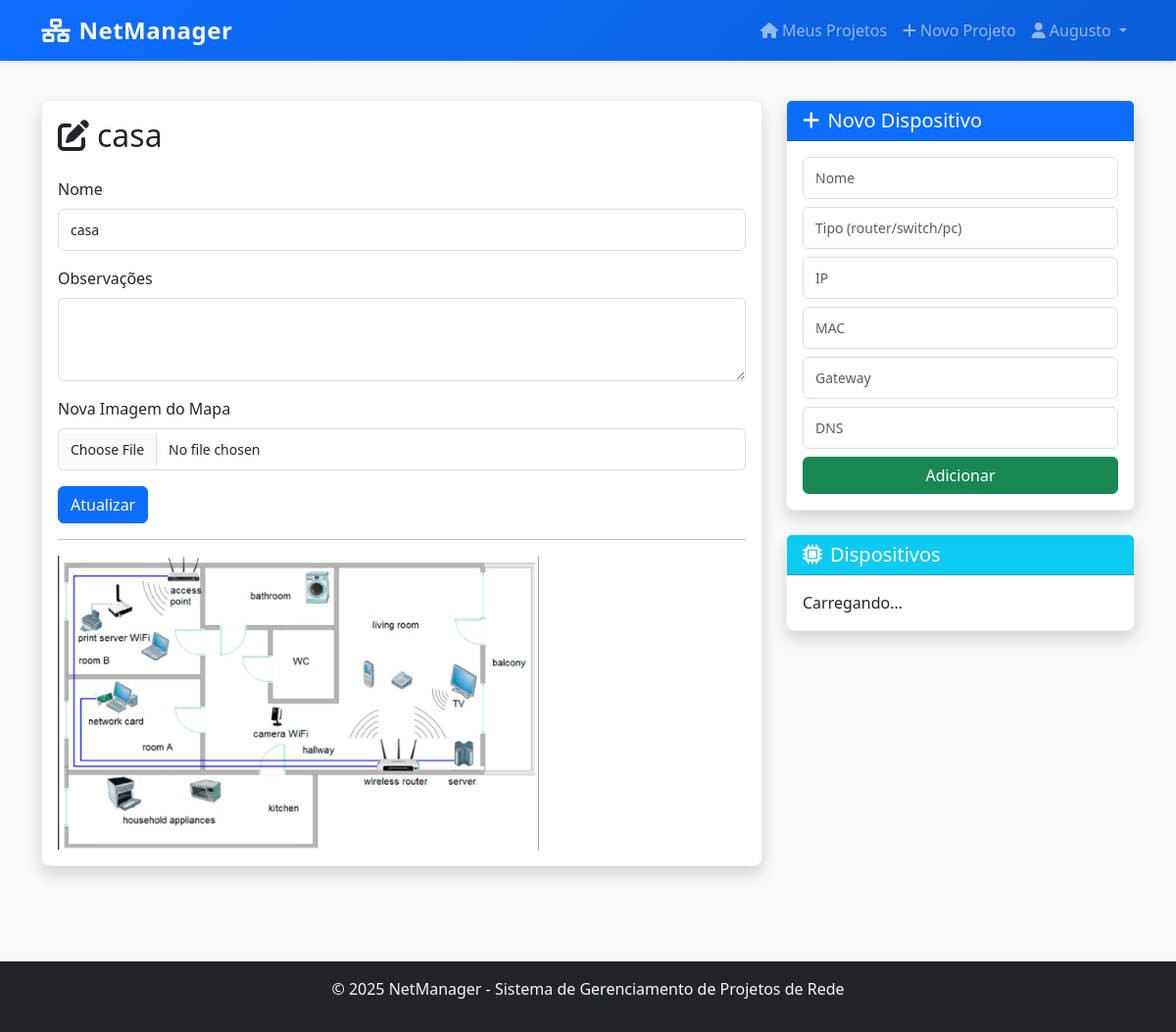
The app's page /project/4/edit (signed in) with its own data.
### app/models.py (models this page shows, shortened)
class User(UserMixin, db.Model):
    id = db.Column(db.Integer, primary_key=True)
    username = db.Column(db.String(100), unique=True, nullable=False)
    email = db.Column(db.String(150), unique=True, nullable=False)
    password_hash = db.Column(db.String(255), nullable=False)
    created_at = db.Column(db.DateTime, default=datetime.utcnow)
    projects = db.relationship('Project', backref='owner', cascade='all, delete-orphan')

class Project(db.Model):
    id = db.Column(db.Integer, primary_key=True)
    user_id = db.Column(db.Integer, db.ForeignKey('user.id'), nullable=False)
    name = db.Column(db.String(150), nullable=False)
    map_filename = db.Column(db.String(300))
    notes = db.Column(db.Text)
    created_at = db.Column(db.DateTime, default=datetime.utcnow)
    updated_at = db.Column(db.DateTime, default=datetime.utcnow, onupdate=datetime.utcnow)
    devices = db.relationship('Device', backref='project', cascade='all, delete-orphan')

### app/routes.py (the view, shortened to what this page needs)
@projects_bp.route('/project/<int:pid>/edit', methods=['GET', 'POST'])
@login_required
def edit_project(pid):
    project = Project.query.get_or_404(pid)
    if project.user_id != current_user.id:
        flash('Você não tem permissão para acessar este projeto.', 'danger')
        return redirect(url_for('projects.index'))
    return render_template('project_edit.html', project=project)

### app/templates/project_edit.html (shortened to what this page needs)
{% extends "base.html" %}
{% block content %}
<div class="row">
    <div class="col-lg-8">
        <div class="card shadow mb-4">
            <div class="card-body">
                <h2 class="card-title mb-4">
                    <i class="fas fa-edit me-2"></i>{{ project.name }}
                </h2>
                <form method="POST" enctype="multipart/form-data">
                    <div class="mb-3">
                        <label for="name" class="form-label">Nome</label>
                        <input type="text" class="form-control" id="name" name="name" value="{{ project.name }}" required>
                    </div>
                    <div class="mb-3">
                        <label for="notes" class="form-label">Observações</label>
                        <textarea class="form-control" id="notes" name="notes" rows="3">{{ project.notes or '' }}</textarea>
                    </div>
                    <div class="mb-3">
                        <label for="map" class="form-label">Nova Imagem do Mapa</label>
                        <input type="file" class="form-control" id="map" name="map" accept="image/png,image/jpeg,image/jpg">
                    </div>
                    <button type="submit" class="btn btn-primary">Atualizar</button>
                </form>
                {% if project.map_filename %}
                <hr>
                <img src="{{ url_for('projects.uploaded_file', filename=project.map_filename) }}" class="img-fluid" style="max-height: 300px;">
                {% endif %}
            </div>
        </div>
    </div>
    <div class="col-lg-4">
        <div class="card shadow mb-4">
            <div class="card-header bg-primary text-white">
                <h5 class="mb-0"><i class="fas fa-plus me-2"></i>Novo Dispositivo</h5>
            </div>
            <div class="card-body">
                <form id="devForm">
                    <input type="text" id="devName" class="form-control mb-2" placeholder="Nome">
                    <input type="text" id="devType" class="form-control mb-2" placeholder="Tipo (router/switch/pc)">
                    <input type="text" id="devIp" class="form-control mb-2" placeholder="IP">
                    <input type="text" id="devMac" class="form-control mb-2" placeholder="MAC">
                    <input type="text" id="devGateway" class="form-control mb-2" placeholder="Gateway">
                    <input type="text" id="devDns" class="form-control mb-2" placeholder="DNS">
                    <button type="button" class="btn btn-success w-100" onclick="addDev()">Adicionar</button>
                </form>
            </div>
        </div>
        <div class="card shadow">
            <div class="card-header bg-info text-white">
                <h5 class="mb-0"><i class="fas fa-microchip me-2"></i>Dispositivos</h5>
            </div>
            <div class="card-body" id="devList" style="max-height: 400px; overflow-y: auto;">
                Carregando...
            </div>
        </div>
    </div>
</div>
{% endblock %}

### app/templates/base.html (shortened to what this page needs)
<!DOCTYPE html>
<html lang="pt-BR">
<head>
    <link href="https://cdn.jsdelivr.net/npm/bootstrap@5.3.0/dist/css/bootstrap.min.css" rel="stylesheet">
    <link href="https://cdnjs.cloudflare.com/ajax/libs/font-awesome/6.4.0/css/all.min.css" rel="stylesheet">
    <link href="{{ url_for('static', filename='css/style.css') }}" rel="stylesheet">
</head>
<body>
    <nav class="navbar navbar-expand-lg navbar-dark bg-primary">
        <div class="container-lg">
            <a class="navbar-brand" href="{{ url_for('projects.index') }}">
                <i class="fas fa-network-wired me-2"></i>NetManager
            </a>
            <div class="collapse navbar-collapse" id="navbarNav">
                <ul class="navbar-nav ms-auto">
                    {% if current_user.is_authenticated %}
                        <li class="nav-item">
                            <a class="nav-link" href="{{ url_for('projects.index') }}">
                                <i class="fas fa-home me-1"></i>Meus Projetos
                            </a>
                        </li>
                        <li class="nav-item">
                            <a class="nav-link" href="{{ url_for('projects.create_project') }}">
                                <i class="fas fa-plus me-1"></i>Novo Projeto
                            </a>
                        </li>
                        <li class="nav-item dropdown">
                            <a class="nav-link dropdown-toggle" href="#" id="userMenu" role="button" data-bs-toggle="dropdown">
                                <i class="fas fa-user me-1"></i>{{ current_user.username }}
                            </a>
                        </li>
                    {% endif %}
                </ul>
            </div>
        </div>
    </nav>
    <div class="container-lg my-4">
        {% block content %}{% endblock %}
    </div>
    <footer class="bg-dark text-light text-center py-3 mt-5">
        <div class="container-lg">
            <p>&copy; 2025 NetManager - Sistema de Gerenciamento de Projetos de Rede</p>
        </div>
    </footer>
</body>
</html>

### app/static/css/style.css (style rules this page uses)
:root { --primary-color: #0d6efd; --success-color: #198754; --danger-color: #dc3545; --warning-color: #ffc107; --info-color: #0dcaf0; }
body { background-color: #f8f9fa; font-family: 'Segoe UI', Tahoma, Geneva, Verdana, sans-serif; display: flex; flex-direction: column; min-height: 100vh; }
.navbar { box-shadow: 0 2px 4px rgba(0,0,0,0.1); background: linear-gradient(135deg, var(--primary-color) 0%, #0b5ed7 100%); }
.navbar-brand { font-weight: bold; font-size: 1.5rem; letter-spacing: 0.5px; }
.card { border: 1px solid #e9ecef; border-radius: 8px; box-shadow: 0 1px 3px rgba(0,0,0,0.08); transition: box-shadow 0.3s ease; }
.btn { border-radius: 6px; font-weight: 500; transition: all 0.2s ease; }
.btn-primary { background-color: var(--primary-color); border-color: var(--primary-color); }
.btn-success { background-color: var(--success-color); border-color: var(--success-color); }
.form-control, .form-select { border: 1px solid #ddd; border-radius: 6px; padding: 10px 12px; font-size: 14px; }
footer { margin-top: auto; border-top: 1px solid #e9ecef; }
.card { animation: fadeIn 0.3s ease; }

### records on screen
User: username "Augusto"
Project: name "casa", map_filename (picture)
